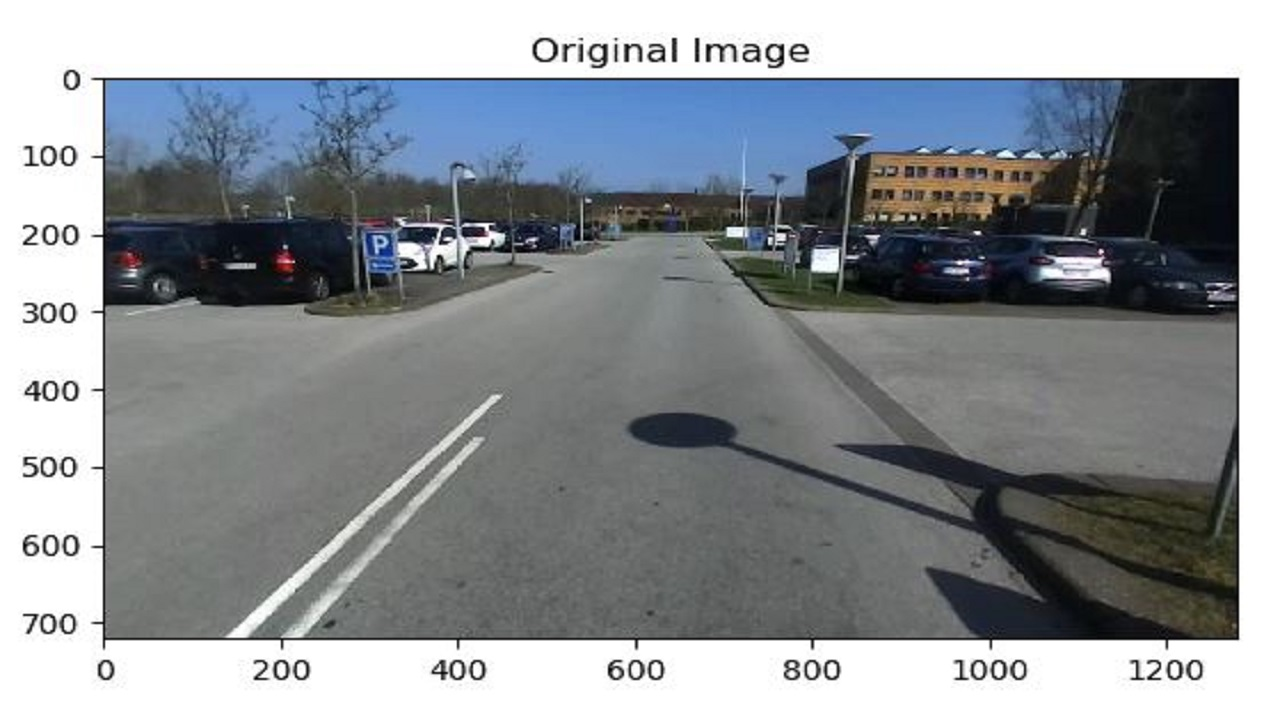
#> input picture Lane_Recognition/Original_image.JPG, 1280 x 720 px, found by its file name
$ python Perspective_test.py
#> lines starting #> are read from the running program, lines starting #| are printed output that depends on the picture
import cv2
import numpy as np
import matplotlib.pyplot as plt

IMAGE_H = 223
IMAGE_W = 1280

src = np.float32([[0, IMAGE_H], [1207, IMAGE_H], [0, 0], [IMAGE_W, 0]])
dst = np.float32([[569, IMAGE_H], [711, IMAGE_H], [0, 0], [IMAGE_W, 0]])

print("Pts: ", src, "\n", "Pts_inv: ", dst)
M = cv2.getPerspectiveTransform(src, dst) # The transformation matrix
Minv = cv2.getPerspectiveTransform(dst, src) # Inverse transformation

img = cv2.imread('Original_image.jpg') # Read the test img
#> img is the input picture: shape (720, 1280, 3); mean B, G, R 150.9, 146.3, 141.6
img = img[450:(450+IMAGE_H), 0:IMAGE_W] # Apply np slicing for ROI crop
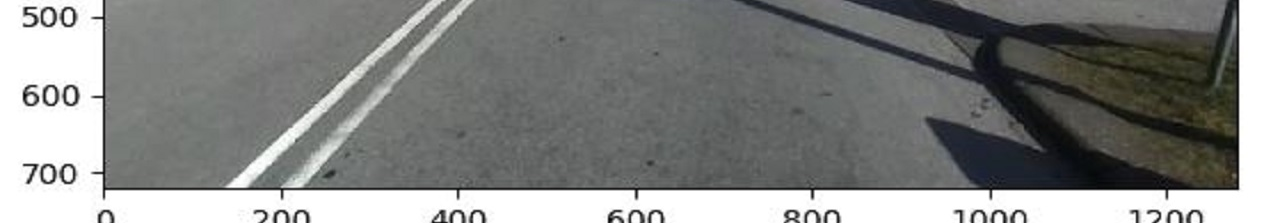
#> img: shape (223, 1280, 3); mean B, G, R 132.7, 134.3, 133
warped_img = cv2.warpPerspective(img, M, (IMAGE_W, IMAGE_H)) # Image warping
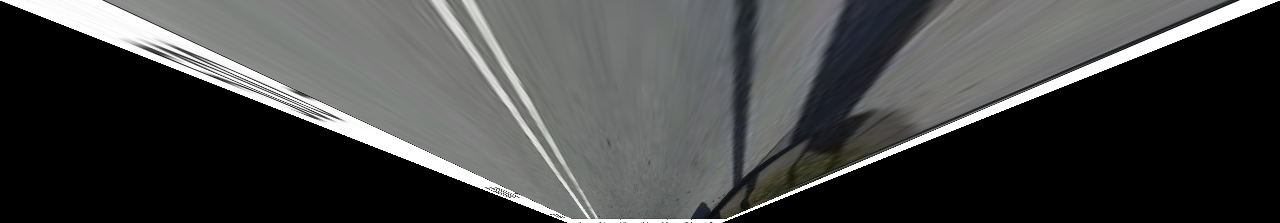
#> warped_img: shape (223, 1280, 3); mean B, G, R 68.9, 69.4, 68.5
plt.imshow(cv2.cvtColor(warped_img, cv2.COLOR_BGR2RGB)) # Show results
plt.show()
